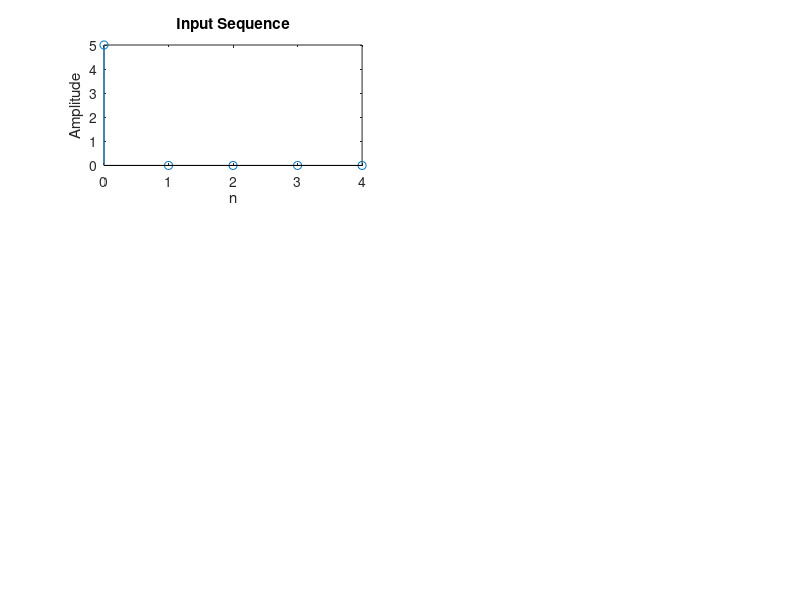

Reproduce this figure in MATLAB. (Note: this script raises an error after producing the figure.)
clc
close all

% reading the input sequence
x = input('Enter the elements: ');

% reading number of DFT points
N = input('Enter the value of N: ');

% appending zeros at the end of sequence
L = length(x);
n = 0:N-1;
x = [x zeros(1,N-L)];

% plot the input sequence
subplot(3,2,1)
stem(n,x)
xlabel('n')
ylabel('Amplitude')
title('Input Sequence')

% initializing blank array to fill the IDFT 
y = zeros(1,N);

% custom function to find dft
y = dft_function(x,N);
disp('y: ')
disp(y)

% output the dft sequence
k = 0:N-1;
subplot(3,2,2)
stem(k,y)
xlabel('k')
ylabel('Amplitude')
title('DFT value of X(n) using twiddle facor');

magnitude = abs(y);
subplot(3,2,3)
stem(k,magnitude)
xlabel('k')
ylabel('Amplitude')
title('Magnitude')

phase = angle(y);
subplot(3,2,4)
stem(k,phase)
xlabel('k')
ylabel('Phase')
title('Phase')


%IDFT generation using custom function
m=idft_function(y);

% plotting the idft
n = 0:N-1;
subplot(3,2,5)
stem(n,m)
xlabel('n')
ylabel('Amplitude')
title('IDFT using twiddle factor');